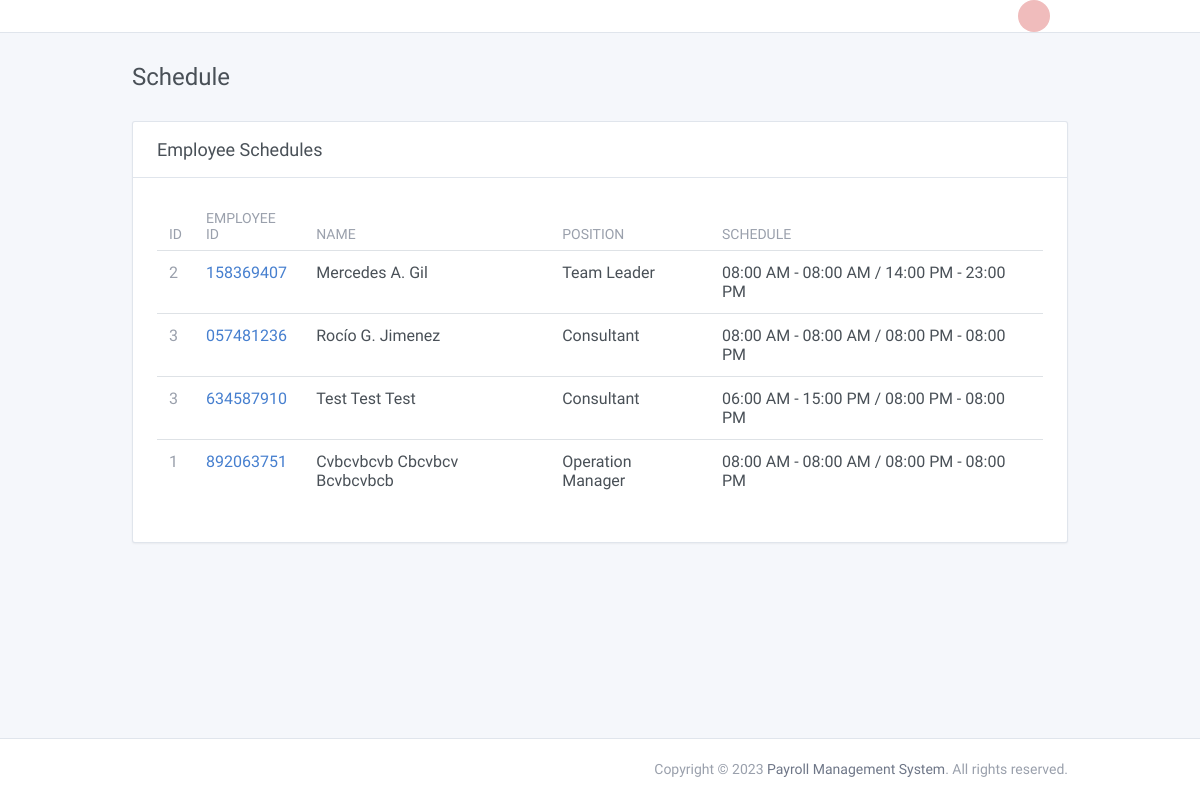
The app's page /admin/scheduling.php (signed in), older data.
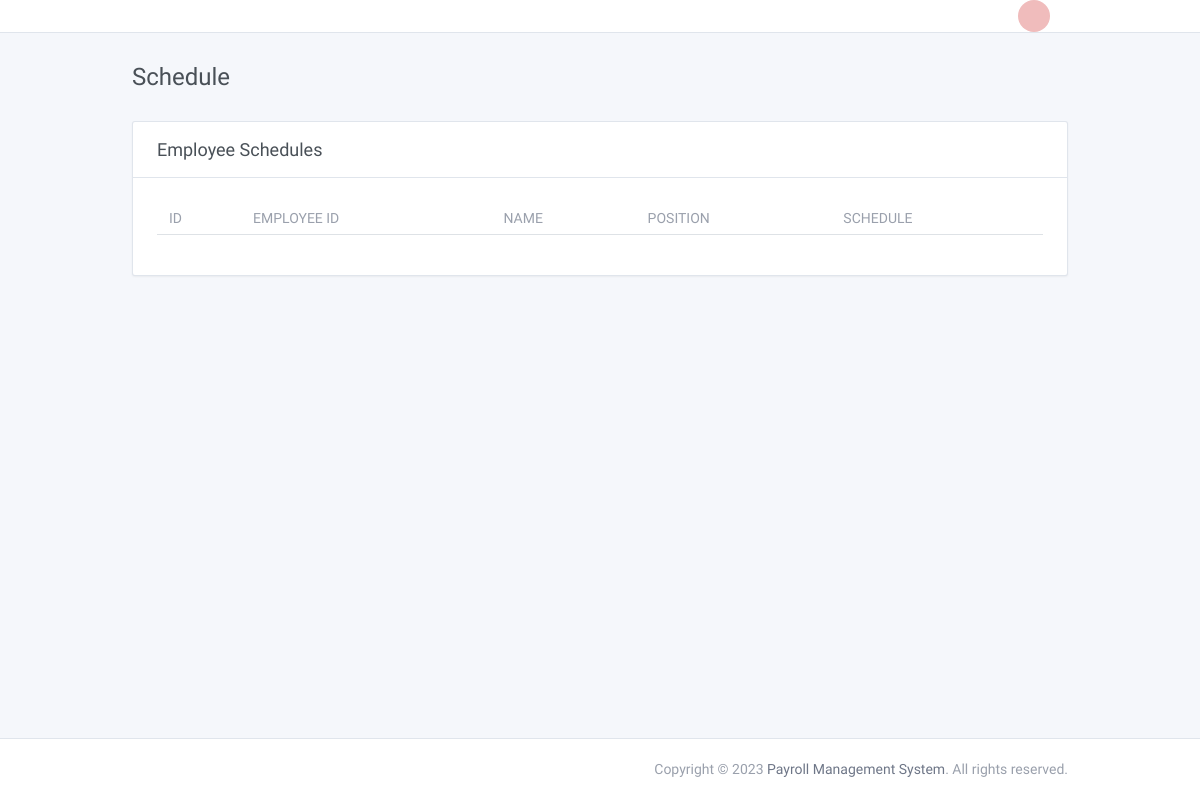
The same page, newer data.
### tables this page shows
CREATE TABLE `employees` (
  `id` int(11) NOT NULL,
  `employee_id` varchar(45) DEFAULT NULL,
  `position_id` int(11) DEFAULT NULL,
  `schedule_id` int(11) DEFAULT NULL,
  `created_on` varchar(45) DEFAULT NULL,
  `photo` longtext DEFAULT NULL,
  `fullname` varchar(45) DEFAULT NULL,
  `address` varchar(45) DEFAULT NULL,
  `email` varchar(45) DEFAULT NULL,
  `phonenumber` varchar(45) DEFAULT NULL,
  `birthdate` varchar(45) DEFAULT NULL,
  `sex` varchar(45) DEFAULT NULL,
  `position` varchar(45) DEFAULT NULL,
  `civil_status` varchar(45) DEFAULT NULL,
  `citizenship` varchar(45) DEFAULT NULL,
  `height` int(11) DEFAULT NULL,
  `weight` int(11) DEFAULT NULL,
  `religion` varchar(45) DEFAULT NULL,
  `spouse` varchar(45) DEFAULT NULL,
  `spouse_occupation` varchar(45) DEFAULT NULL,
  `father` varchar(45) DEFAULT NULL,
  `father_occupation` varchar(45) DEFAULT NULL,
  `mother` varchar(45) DEFAULT NULL,
  `mother_occupation` varchar(45) DEFAULT NULL,
  `parent_address` varchar(45) DEFAULT NULL,
  `emergency_name` varchar(45) DEFAULT NULL,
  `emergency_contact` varchar(45) DEFAULT NULL,
  `project_name` varchar(45) DEFAULT NULL,
  `site_location` varchar(45) DEFAULT NULL,
  `leave_credits` int(11) DEFAULT NULL
);

CREATE TABLE `position` (
  `id` int(11) NOT NULL,
  `description` varchar(45) DEFAULT NULL,
  `rate` double DEFAULT NULL,
  `position_id` varchar(45) DEFAULT NULL
);

CREATE TABLE `schedules` (
  `id` int(11) NOT NULL,
  `schedule_id` varchar(45) DEFAULT NULL,
  `time_in_morning` varchar(45) DEFAULT NULL,
  `time_out_morning` varchar(45) DEFAULT NULL,
  `time_in_afternoon` varchar(45) DEFAULT NULL,
  `time_out_afternoon` varchar(45) DEFAULT NULL,
  `time_in_graveyard` varchar(45) DEFAULT NULL,
  `time_out_graveyard` varchar(45) DEFAULT NULL
);

### admin/session/Global.php (called while the page is built, shortened)
<?php
 class Controller{
	public function SQLConnection(){
		$connection = array("server" => "localhost", "user" => "root", "password" => "", "database" => "payroll");
		$connections = mysqli_connect($connection["server"], $connection["user"], $connection["password"], $connection["database"]);
		return $connections;
	}
}

### admin/scheduling.php (the view, shortened to what this page needs)
<?php
require_once('includes/script.php');
?>
<!doctype html>
<html lang="en" dir="ltr">
<head>
</head>
<body>
  <div class="page" id="app">
    <div class="page-main">
      <div class="header collapse d-lg-flex p-0" id="headerMenuCollapse">
        <div class="container">
          <div class="row align-items-center">
            <div class="d-flex">
              <?php require_once('includes/header.php') ?>
            </div>
            <div class="col-lg order-lg-first">
              <?php require_once('includes/subheader.php') ?>
            </div>
          </div>
        </div>
      </div>
      <div class="my-3 my-md-5">
        <div class="container">
          <div class="page-header">
            <h1 class="page-title">
              Schedule
            </h1>
          </div>
          <div class="row row-cards">
            <div class="col-12">
              <div class="card">
                <div class="card-header py-3">
                  <h3 class="card-title">Employee Schedules</h3>
                </div>
                <div class="card-body">
                  <div class="table-responsive">
                    <table class="table table-hover" id="dataTable" width="100%" cellspacing="0">
                      <thead>
                        <tr>
                          <th>ID</th>
                          <th>employee id</th>
                          <th>name</th>
                          <th>Position</th>
                          <th>schedule</th>
                        </tr>
                      </thead>
                      <tbody>
                        <?php
                        $getSched = "SELECT *, employees.id AS empid FROM employees LEFT JOIN schedules ON schedules.id=employees.schedule_id LEFT JOIN position ON position.id=employees.position_id ;";
                        $res = mysqli_query($connection, $getSched);
                        while ($row = mysqli_fetch_assoc($res)) {
                        ?>
                          <tr>
                            <td><span class="text-muted"><?php echo $row['id'] ?></span></td>
                            <td><span class="text-primary"><?php echo $row['employee_id'] ?></span></td>
                            <td><a class="text-inherit"><?php echo $row['fullname'] ?></a></td>
                            <td><span class="text"><?php echo $row['description'] ?></span></td>
                            <td>
                              <?php echo date('H:i A', strtotime($row['time_in_morning'])) ?> - <?php echo date('H:i A', strtotime($row['time_out_morning'])) ?> / <?php echo date('H:i', strtotime($row['time_in_afternoon'])) ?> PM - <?php echo date('H:i', strtotime($row['time_out_afternoon'])) ?> PM
                            </td>
                          </tr>
                        <?php } ?>
                      </tbody>
                    </table>
                  </div>
                </div>
              </div>
            </div>
          </div>
        </div>
      </div>
    </div>
    <?php require_once('includes/footer.php') ?>
  </div>
</body>
</html>

Row changes from the older to the newer data that the page shows:
removed employees: position "2", employee "158369407", fullname "Mercedes A. Gil", position.description "Team Leader", schedule.time_in_morning "08:00 AM", schedule.time_out_morning "08:00 AM", schedule.time_in_afternoon "14:00", schedule.time_out_afternoon "23:00"
removed employees: position "3", employee "057481236", fullname "Rocío G. Jimenez", position.description "Consultant", schedule.time_in_morning "08:00 AM", schedule.time_out_morning "08:00 AM", schedule.time_in_afternoon "08:00", schedule.time_out_afternoon "08:00"
removed employees: position "3", employee "634587910", fullname "Test Test Test", position.description "Consultant", schedule.time_in_morning "06:00 AM", schedule.time_out_morning "15:00 PM", schedule.time_in_afternoon "08:00", schedule.time_out_afternoon "08:00"
removed employees: position "1", employee "892063751", fullname "Cvbcvbcvb Cbcvbcv Bcvbcvbcb", position.description "Operation Manager", schedule.time_in_morning "08:00 AM", schedule.time_out_morning "08:00 AM", schedule.time_in_afternoon "08:00", schedule.time_out_afternoon "08:00"
